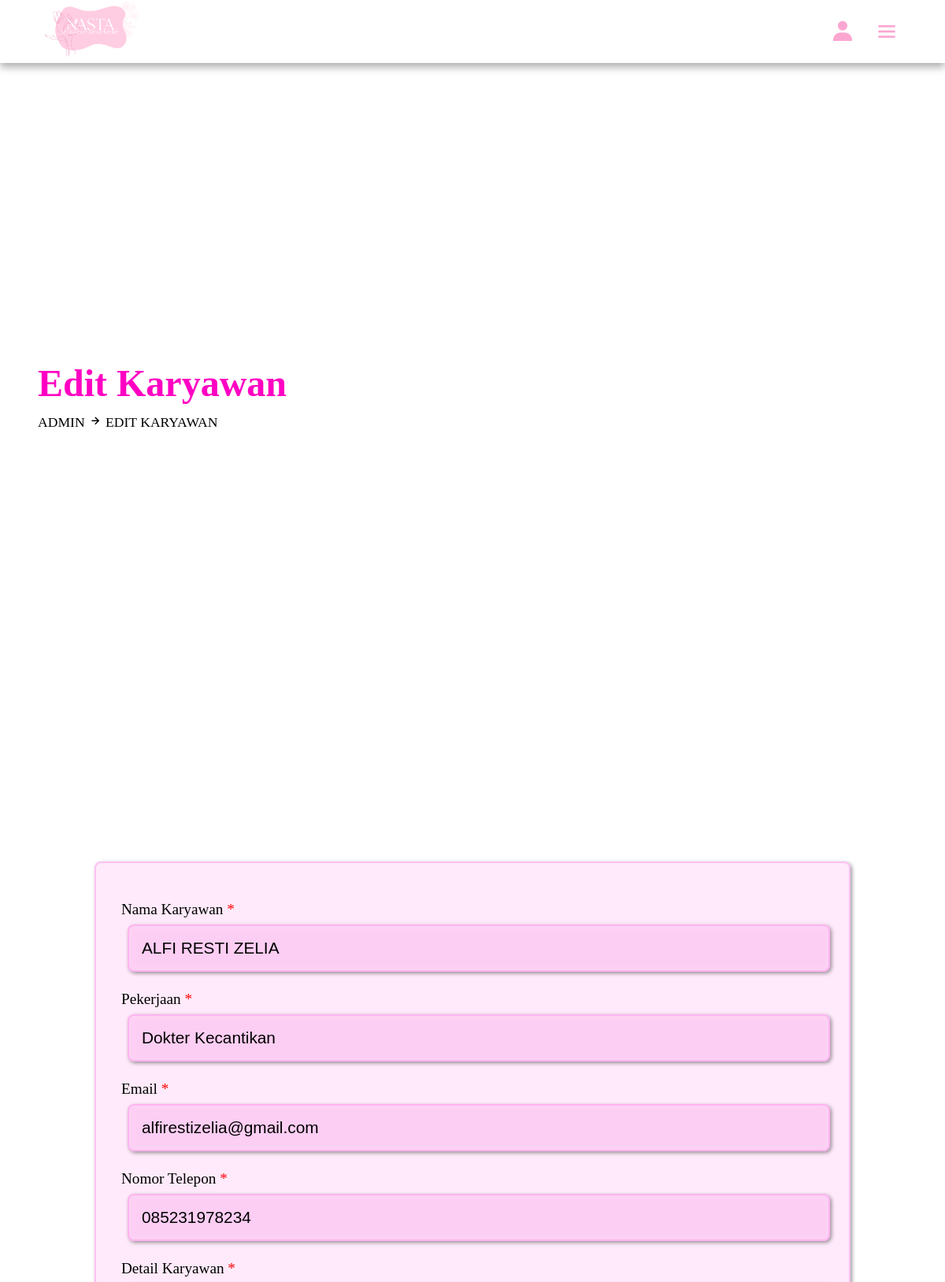
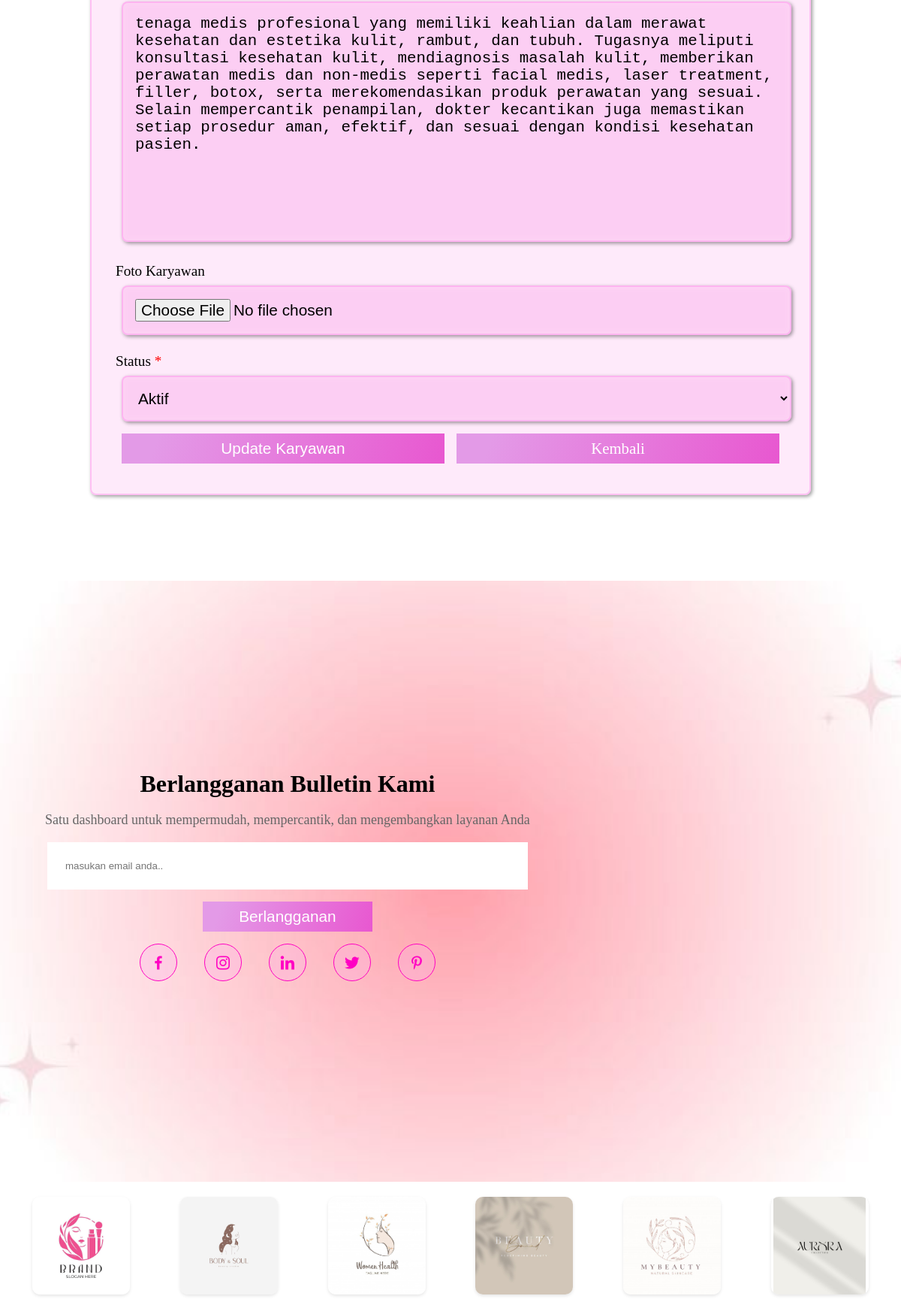
The app's page /admin/edit_karyawan.php?id_karyawan=1 (signed in, upper part) with its own data (2 pictures, top to bottom).
### tables this page shows
CREATE TABLE `karyawan` (
  `id_karyawan` varchar(20) NOT NULL,
  `nama` varchar(50) NOT NULL,
  `pekerjaan` varchar(100) NOT NULL,
  `email` varchar(100) NOT NULL,
  `no_telp` char(20) NOT NULL,
  `deskripsi_profil` text NOT NULL,
  `profil` varchar(100) NOT NULL,
  `status` varchar(50) NOT NULL
);

### admin/edit_karyawan.php (the view, shortened to what this page needs)
<?php
include '../components/connect.php';
$id_karyawan = $_GET['id_karyawan'];
$select_karyawan = $conn->prepare("SELECT * FROM karyawan WHERE id_karyawan = ?");
$select_karyawan->execute([$id_karyawan]);
$karyawan = $select_karyawan->fetch(PDO::FETCH_ASSOC);
?>
<!DOCTYPE html>
<html lang="id">
<head>
    <link href="https://unpkg.com/boxicons@2.1.2/css/boxicons.min.css" rel="stylesheet">
    <link rel="stylesheet" type="text/css" href="../css/admin_style.css?v=<?php echo time(); ?>">
</head>
<body>
    <?php include '../components/admin_header.php'; ?>
    <div class="banner">
        <div class="detail">
            <h1>Edit karyawan</h1>
            <span><a href="dashboard.php">Admin</a> <i class="bx bx-right-arrow-alt"></i> Edit karyawan</span>
        </div>
    </div>
    <section class="edit_karyawans">
        <div class="form-container">
            <form action="" method="post" enctype="multipart/form-data" class="register">
                <p>Nama karyawan <span>*</span></p>
                <input type="text" name="nama" value="<?= htmlspecialchars($karyawan['nama']); ?>" class="box">
                <p>pekerjaan <span>*</span></p>
                <input type="text" name="pekerjaan" value="<?= htmlspecialchars($karyawan['pekerjaan']); ?>" class="box">
                <p>email <span>*</span></p>
                <input type="text" name="email" value="<?= htmlspecialchars($karyawan['email']); ?>" class="box">
                <p>nomor telepon <span>*</span></p>
                <input type="text" name="no_telp" value="<?= htmlspecialchars($karyawan['no_telp']); ?>" class="box">
                <p>Detail karyawan <span>*</span></p>
                <textarea name="deskripsi_profil" class="box"><?= htmlspecialchars($karyawan['deskripsi_profil']); ?></textarea>
                <p>Foto karyawan</p>
                <input type="file" name="foto" accept="image/*" class="box">
                <p>Status <span>*</span></p>
                <select name="status" class="box">
                    <option value="active" <?= $karyawan['status']=='active'?'selected':'' ?>>Aktif</option>
                </select>
                <div class="flex-btn">
                    <button type="submit" name="update_karyawan" class="btn">Update karyawan</button>
                    <a href="view_employee.php" class="btn">Kembali</a>
                </div>
            </form>
        </div>
    </section>
    <?php include '../components/admin_footer.php'; ?>
</body>
</html>

### css/admin_style.css (style rules this page uses)
* { margin: 0; padding: 0; box-sizing: border-box; outline: none; text-decoration: none; list-style: none; }
:root { --main-color: #ff00c3; --pink-color: #fba7d1; --gray: #ffe6e9; --white-alfa-40: rgba(255, 147, 237, 0.478); --white-alfa-25: rgba(252, 173, 235, 0.25); --backdrop-filter: blur(5px); --box-shadow: 2px 2px 5px rgba(0, 0, 0, 0.40); --gradient: linear-gradient(109.6deg,rgb(227, 154, 231) 11.2%, rgb(232, 87, 208)100.2%); }
body { background-image: url('../image/bg0.jpg'); background-size: cover; background-position: center; }
html { scroll-behavior: smooth; }
.btn { display: inline-block; padding: .5rem 3rem; margin-top: 1rem; background: var(--gradient); color: #fff; cursor: pointer; text-align: center; position: revert; z-index: 100; font-size: 1.3rem; text-transform: capitalize; }
section { padding: 6%; }
.flex-btn { display: flex; justify-content: space-between; }
.flex-btn .btn { margin: .5rem; }
.banner { margin-top: 5rem; white-space: 100%; height: 100vh; display: flex; align-items: center; background-position: center; background-size: cover; animation: banner 5s infinite alternate; }
.banner .detail { padding-left: 4%; line-height: 1.5; }
.banner .detail span { text-transform: uppercase; font-size: 1.1rem; margin-top: 1rem; }
.banner .detail span a { color: #000; }
.banner .detail h1 { font-size: 3rem; color: var(--main-color); text-transform: capitalize; }
.form-container { display: flex; align-items: center; justify-content: center; min-height: 100vh; position: relative; padding: 4% 0; }
.form-container form { background: var(--white-alfa-25); border: 2px solid var(--white-alfa-40); backdrop-filter: var(--backdrop-filter); box-shadow: var(--box-shadow); border-radius: .5rem; padding: 2rem; }
.form-container .register { width: 60rem; }
.form-container form p { padding-top: 1rem; font-size: 1.2rem; text-transform: capitalize; }
.form-container span { color:red; }
.form-container form .box { background: var(--white-alfa-25); border: 2px solid var(--white-alfa-40); backdrop-filter: var(--backdrop-filter); box-shadow: var(--box-shadow); border-radius: .5rem; width: 100%; margin: .5rem; font-size: 1.3rem; padding: 1rem; }
.form-container form textarea { height: 20rem; resize: none; }
.form-container .btn { width: 100%; border: none; }
.banner { position: relative !important; z-index: 1 !important; margin-top: 100px !important; }
.form-container { position: relative !important; z-index: 1 !important; margin-top: 80px !important; }

### records on screen
karyawan: nama "ALFI RESTI ZELIA", pekerjaan "Dokter Kecantikan", email "alfirestizelia@gmail.com", no_telp "085231978234", deskripsi_profil "tenaga medis profesional yang memiliki keahlian dalam merawat kesehatan dan estetika kulit, rambut, dan tubuh. Tugasnya meliputi konsultasi kesehatan kulit, mendiagnosis masalah kulit, memberikan perawatan medis dan non-medis seperti facial medis, laser treatment, filler, botox, serta merekomendasikan produk perawatan yang sesuai. Selain mempercantik penampilan, dokter kecantikan juga memastikan setiap prosedur aman, efektif, dan sesuai dengan kondisi kesehatan pasien."
